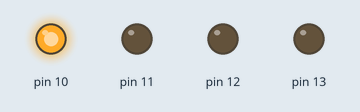
Bench run of a sketch on a simulated Arduino Uno, built with avr-gcc and run on an emulated ATmega328P. On the bench: output pins drawn as LEDs (lit = HIGH).

Above: at 0.2 s.
At 1.7 s:
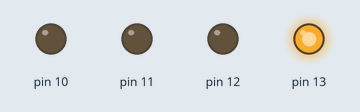
At 2.2 s:
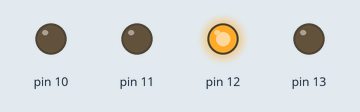
At 5.7 s:
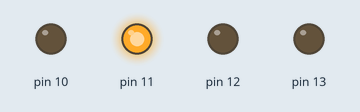
Timing chart, 0 to 6.9 s (numbered marks = the images above):
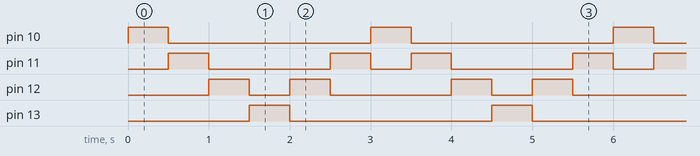

The sketch:

Q2.ino
```cpp
int i, j, k ;
void setup() {

for (i=10;i<=13;i++)
{
  pinMode(i,OUTPUT);
}
}


void loop() {
 for(i=10;i<=12;i++)
 {
  digitalWrite(i,HIGH);
  delay(500);
  digitalWrite(i,LOW);
 }

 for(i=13;i>=11;i--)
 {
  digitalWrite(i,HIGH);
  delay(500);
  digitalWrite(i,LOW);
 }

}
```

Measured:
- by itself, pin 10, pin 13: alternates HIGH for 0.50 s and LOW for 2.5 s
- by itself, pin 11: repeats every 3.0 s: LOW 1.5 s, HIGH 0.50 s, LOW 0.50 s, HIGH 0.50 s
- by itself, pin 12: repeats every 3.0 s: LOW 0.50 s, HIGH 0.50 s, LOW 1.5 s, HIGH 0.50 s
